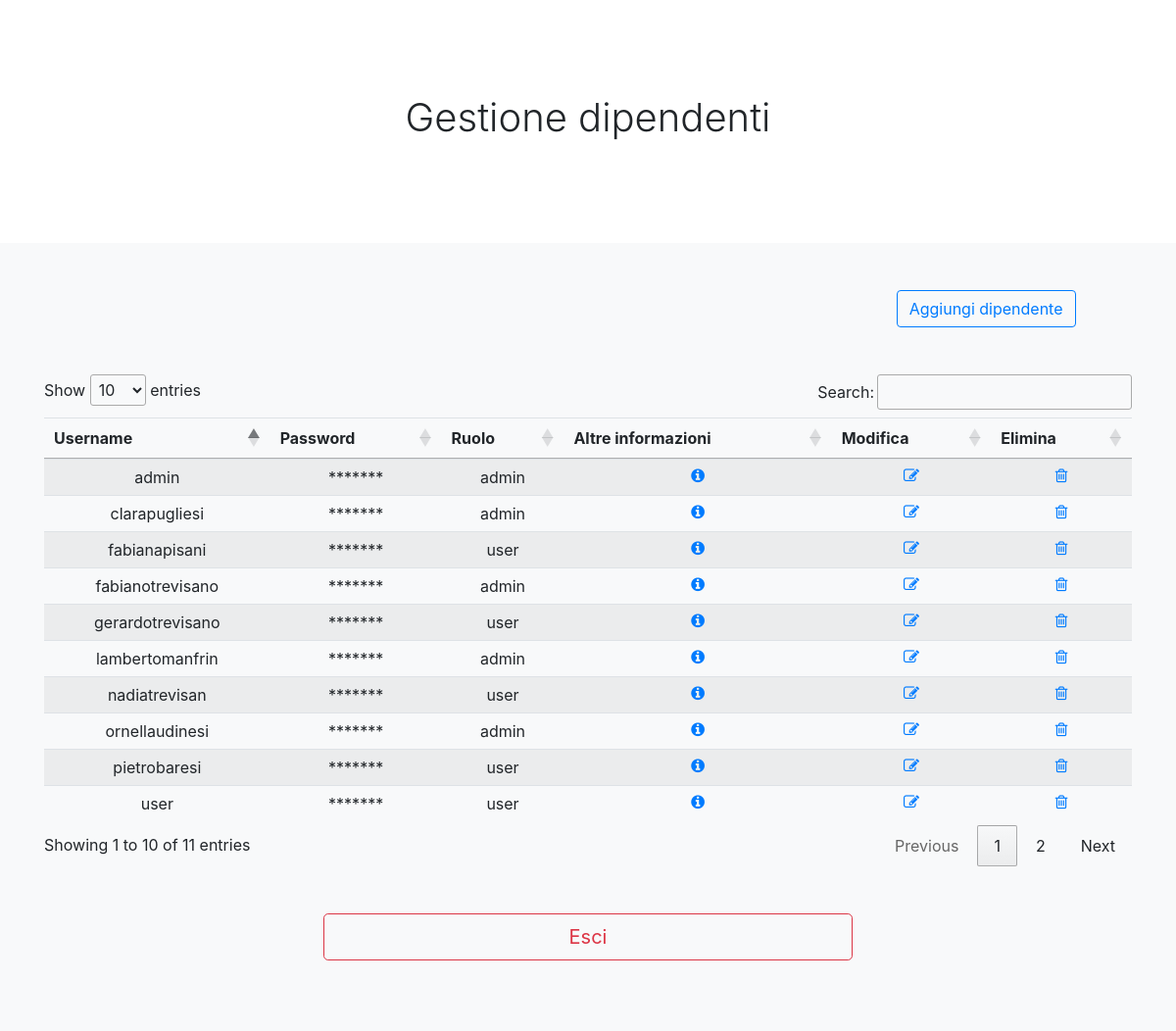
The app's page /progetto_db/gestione_dipendenti/dipendenti.php (signed in) with its own data.
### tables this page shows
CREATE TABLE `dipendenti` (
  `id_dipendente` int NOT NULL,
  `nome` varchar(100) DEFAULT NULL,
  `cognome` varchar(100) DEFAULT NULL,
  `sesso` varchar(10) DEFAULT NULL,
  `email` varchar(100) DEFAULT NULL,
  `numero_telefono` varchar(20) DEFAULT NULL,
  `indirizzo` varchar(100) DEFAULT NULL,
  `citta` varchar(100) DEFAULT NULL,
  `cap` varchar(5) DEFAULT NULL,
  `provincia` varchar(100) DEFAULT NULL,
  `username` varchar(100) NOT NULL,
  `password` varchar(255) NOT NULL,
  `id_privilegio` int NOT NULL
);

CREATE TABLE `privilegi` (
  `id_privilegio` int NOT NULL,
  `ruolo` varchar(100) NOT NULL,
  `dipendenti_privilegio` int NOT NULL,
  `modifica_elimina_privilegio` int NOT NULL,
  `listini_privilegio` int NOT NULL,
  `documenti_privilegio` int NOT NULL
);

### progetto_db/query/query-dipendenti.php (called while the page is built, shortened)
<?php
$sq = "SELECT * FROM dipendenti d
      INNER JOIN privilegi p
      ON d.id_privilegio = p.id_privilegio";
$result_dipendenti = mysqli_query($conn, $sq);
if(mysqli_num_rows($result_dipendenti) > 0){
  while($r = mysqli_fetch_assoc($result_dipendenti)){
    $array_dipendenti[] = $r;
  }
}
?>

### progetto_db/gestione_dipendenti/dipendenti.php (the view, shortened to what this page needs)
<html>
  <?php
  $jump_sub_folder = "../";
  include($jump_sub_folder . 'librerie/riferimenti_css_bootstrap.php');
  include($jump_sub_folder . 'query/query-dipendenti.php');
  ?>
  <head>
    <head>
  </head>
  </head>
  <body>
    <main role="main">
      <section class="jumbotron text-center">
        <div class="container">
          <h1>Gestione dipendenti</h1>
        </div>
      </section>
      <div class="album py-5 bg-light">
        <div class="row">
          <div class="col-md-11 text-right">
            <a href='#' type="button" class="btn btn-outline-primary" data-toggle="modal" data-target="#modal_aggiungi_dipendente">
              Aggiungi dipendente
            </a>
          </div>
        </div>
        <br>
        <br>
        <div class="container">
          <div class="row">
            <div class="col-md-12 center-table">
              <table class="table table-striped text-center" id="dipendenti">
                <thead>
                  <tr>
                    <th>Username</th>
                    <th>Password</th>
                    <th>Ruolo</th>
                    <th>Altre informazioni</th>
                    <th>Modifica</th>
                    <th>Elimina</th>
                  </tr>
                </thead>
                <tbody>
                  <?php foreach($array_dipendenti as $dipendente){ ?>
                  <tr>
                    <td> <?php echo $dipendente['username']; ?> </td>
                    <td> <?php if($show_pass){echo $dipendente['password'];}else{echo "*******";}?> </td>
                    <td> <?php echo $dipendente['ruolo']?></td>
                    <td><a href='#' data-toggle="modal" data-target="#modal_informazioni_dipendente_<?php echo $dipendente['id_dipendente']; ?>" ><i class="fa fa-info-circle" aria-hidden="true"></i></a></td>
                    <td><a href='#' data-toggle="modal" data-target="#modal_modifica_dipendente_<?php echo $dipendente['id_dipendente']; ?>" ><i class="fa fa-pencil-square-o" aria-hidden="true"></i></a></td>
                    <td><a href='#' data-toggle="modal" data-target="#modal_elimina_dipendente_<?php echo $dipendente['id_dipendente']; ?>"  ><i class="fa fa-trash-o" aria-hidden="true"></i></a></td>
                  </tr>
                  <?php } ?>
                </tbody>
              </table>
            </div>
          </div>
          <br>
          <br>
          <div class="row">
            <div class="col-md-3">
            </div>
            <div class="col-md-6 text-center">
              <a href='../index.php' id="example" type="button" class="btn btn-outline-danger btn-block btn-lg" data-toggle="tooltip" data-placement="bottom">
                Esci
              </a>
            </div>
            <div class="col-md-3">
            </div>
          </div>
          <br>
        </div>
      </div>
    </main>
  </body>
</html>

### progetto_db/librerie/riferimenti_css_bootstrap.php (shortened to what this page needs)
<link href="<?php echo $jump_sub_folder;?>librerie/css/bootstrap.min.css" rel="stylesheet">
<link href="<?php echo $jump_sub_folder;?>librerie/css/album.css" rel="stylesheet">
<link rel="stylesheet" href="<?php echo $jump_sub_folder;?>librerie/icone/css/font-awesome.min.css">
<link rel="stylesheet" href="//cdnjs.cloudflare.com/ajax/libs/bootstrap-select/1.6.3/css/bootstrap-select.min.css" />
<link rel="stylesheet" type="text/css" href="https://cdn.datatables.net/1.10.25/css/jquery.dataTables.min.css">

### progetto_db/librerie/css/album.css (style rules this page uses)
.jumbotron { padding-top: 3rem; padding-bottom: 3rem; margin-bottom: 0; background-color: #fff; }
@media (min-width: 768px) { .jumbotron { padding-top: 6rem; padding-bottom: 6rem; } }
.jumbotron h1 { font-weight: 300; }
.jumbotron .container { max-width: 40rem; }

### progetto_db/gestione_dipendenti/dipendenti.php (style rules this page uses)
#dipendenti { border-bottom: none; }

### records on screen
dipendenti: username "admin", id_privilegio.ruolo "admin"
dipendenti: username "lambertomanfrin", id_privilegio.ruolo "admin"
dipendenti: username "user", id_privilegio.ruolo "user"
dipendenti: username "gerardotrevisano", id_privilegio.ruolo "user"
dipendenti: username "nadiatrevisan", id_privilegio.ruolo "user"
dipendenti: username "clarapugliesi", id_privilegio.ruolo "admin"
dipendenti: username "fabianapisani", id_privilegio.ruolo "user"
dipendenti: username "ornellaudinesi", id_privilegio.ruolo "admin"
dipendenti: username "fabianotrevisano", id_privilegio.ruolo "admin"
dipendenti: username "pietrobaresi", id_privilegio.ruolo "user"
